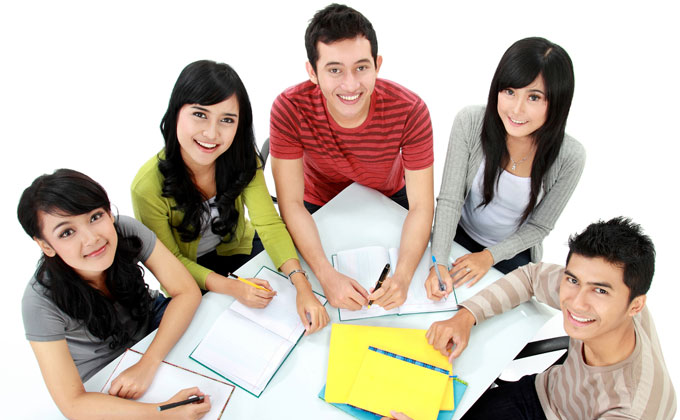
#> input picture capture_image/photo1.jpg, 680 x 420 px
$ python face_detector.py
#> lines starting #> are read from the running program, lines starting #| are printed output that depends on the picture; after the words box and inside, x2 and y2 are one past the last pixel; in counts of white or black regions, pixels touching at a corner belong together
import cv2

face_cascade=cv2.CascadeClassifier("haarcascade_frontalface_default.xml")

img=cv2.imread("photo1.jpg")  #loading an image
#> img is the input picture: shape (420, 680, 3); mean B, G, R 169.3, 182.1, 195.2

gray_img=cv2.cvtColor(img,cv2.COLOR_BGR2GRAY)
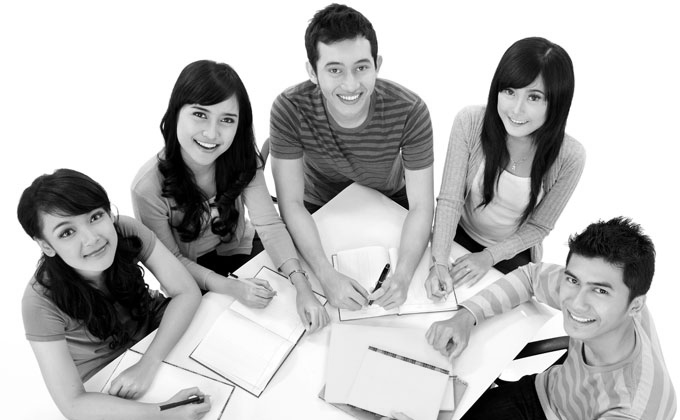
#> gray_img: shape (420, 680); min 0, max 255, mean 184.6

faces=face_cascade.detectMultiScale(gray_img,scaleFactor=1.1,minNeighbors=5)
#> faces = [[489, 72, 64, 64], [176, 91, 72, 72], [310, 41, 74, 74], [549, 259, 80, 80]]

for x,y,w,h in faces:
    img=cv2.rectangle(img, (x,y),(x+w,y+h),(0,255,0),3)
#> this loop made 4 passes
#> pass 1, `img=cv2.rectangle(img, (x,y),(x+w,y+h),(0,255,0),3)`:
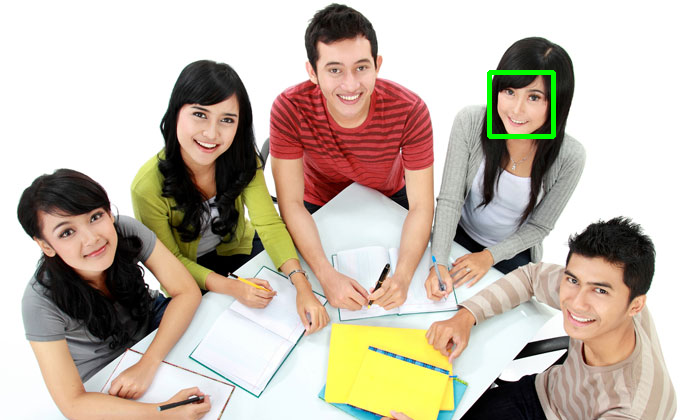
#> img: shape (420, 680, 3); 0.44% of pixels changed, all inside (x1, y1, x2, y2) = (487, 70, 556, 139)
#> pass 2, `img=cv2.rectangle(img, (x,y),(x+w,y+h),(0,255,0),3)`:
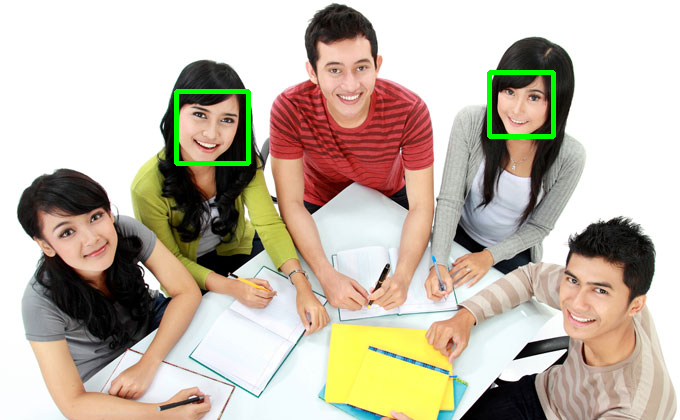
#> img: shape (420, 680, 3); 0.5% of pixels changed, all inside (x1, y1, x2, y2) = (174, 89, 251, 166)
#> pass 3, `img=cv2.rectangle(img, (x,y),(x+w,y+h),(0,255,0),3)`:
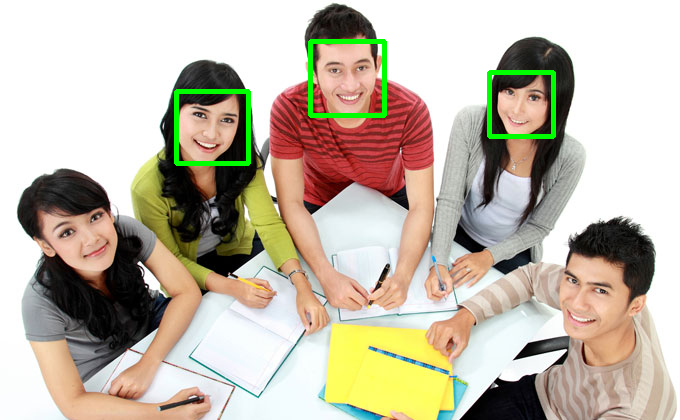
#> img: shape (420, 680, 3); 0.51% of pixels changed, all inside (x1, y1, x2, y2) = (308, 39, 387, 118)
#> after the loop:
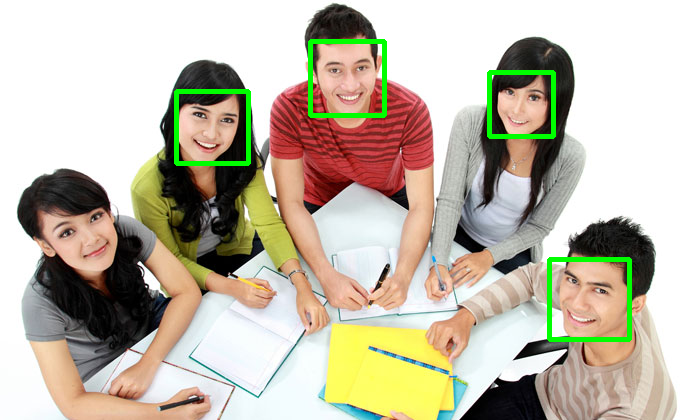
#> img: shape (420, 680, 3); 0.56% of pixels changed, all inside (x1, y1, x2, y2) = (547, 257, 632, 342)

print(type(faces))
#| <class 'numpy.ndarray'>
print(faces)
#| [[489  72  64  64]
#|  [176  91  72  72]
#|  [310  41  74  74]
#|  [549 259  80  80]]

resized=cv2.resize(img,(int(img.shape[1]/1),int(img.shape[0]/1)))

cv2.imshow("Gray",resized)  #displaying an image with recognising faces
cv2.waitKey(0)
cv2.destroyAllWindows()
